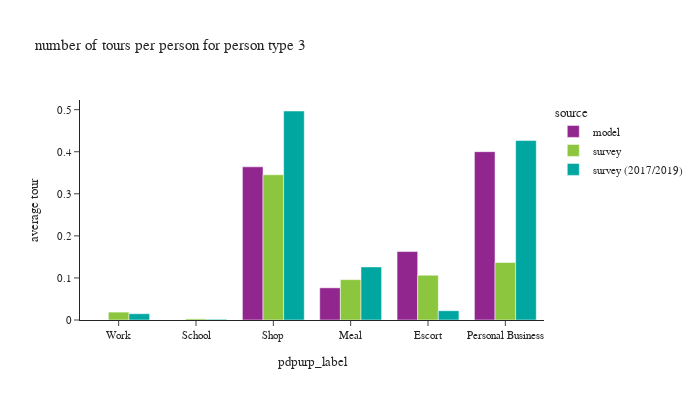

Source (notebook cell):
### Code cell
plot_by_pptyp(df_tour, '3')

### Figure 1 — Plotly figure (JSON) as saved in the notebook; plotly's stock layout.template omitted (floating-point values rounded to 4 significant figures)
{"data": [{"alignmentgroup": "True", "hovertemplate": "source=model<br>pdpurp_label=%{x}<br>average tour=%{y}<extra></extra>", "legendgroup": "model", "marker": {"color": "#91268F", "pattern": {"shape": ""}}, "name": "model", "offsetgroup": "model", "orientation": "v", "showlegend": true, "textposition": "auto", "type": "bar", "x": ["Work", "School", "Shop", "Meal", "Escort", "Personal Business"], "xaxis": "x", "y": [0.0, 0.0, 0.3641, 0.07651, 0.1627, 0.4002], "yaxis": "y"}, {"alignmentgroup": "True", "hovertemplate": "source=survey<br>pdpurp_label=%{x}<br>average tour=%{y}<extra></extra>", "legendgroup": "survey", "marker": {"color": "#8CC63E", "pattern": {"shape": ""}}, "name": "survey", "offsetgroup": "survey", "orientation": "v", "showlegend": true, "textposition": "auto", "type": "bar", "x": ["Work", "School", "Shop", "Meal", "Escort", "Personal Business"], "xaxis": "x", "y": [0.01875, 0.00276, 0.3453, 0.09592, 0.1065, 0.1367], "yaxis": "y"}, {"alignmentgroup": "True", "hovertemplate": "source=survey (2017/2019)<br>pdpurp_label=%{x}<br>average tour=%{y}<extra></extra>", "legendgroup": "survey (2017/2019)", "marker": {"color": "#00A7A0", "pattern": {"shape": ""}}, "name": "survey (2017/2019)", "offsetgroup": "survey (2017/2019)", "orientation": "v", "showlegend": true, "textposition": "auto", "type": "bar", "x": ["Work", "School", "Shop", "Meal", "Escort", "Personal Business"], "xaxis": "x", "y": [0.0149, 0.001715, 0.4969, 0.1262, 0.02201, 0.4266], "yaxis": "y"}], "layout": {"barmode": "group", "font": {"size": 11}, "height": 400, "legend": {"title": {"text": "source"}, "tracegroupgap": 0}, "title": {"text": "number of tours per person for person type 3"}, "width": 700, "xaxis": {"anchor": "y", "domain": [0.0, 1.0], "title": {"text": "pdpurp_label"}}, "yaxis": {"anchor": "x", "domain": [0.0, 1.0], "tickformat": ".2", "title": {"text": "average tour"}}}}
